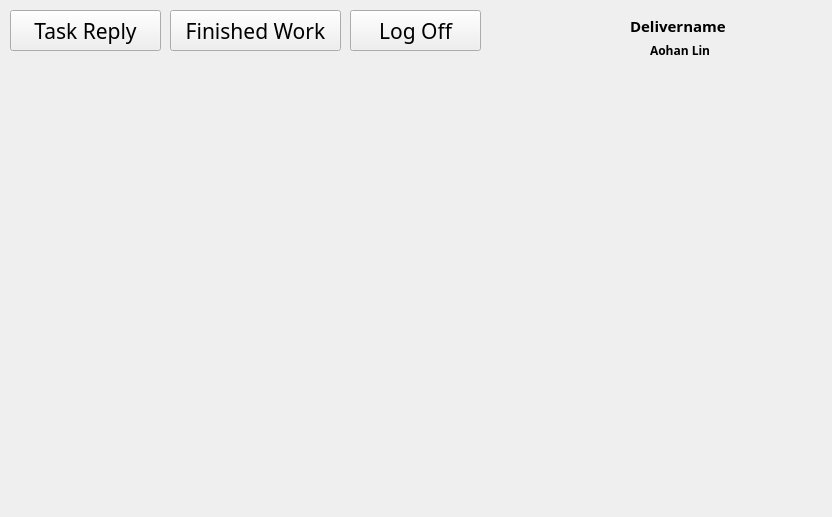
<?xml version="1.0" encoding="UTF-8"?>
<ui version="4.0">
 <class>delivermainpage</class>
 <widget class="QWidget" name="delivermainpage">
  <property name="geometry">
   <rect>
    <x>0</x>
    <y>0</y>
    <width>832</width>
    <height>517</height>
   </rect>
  </property>
  <property name="windowTitle">
   <string>Form</string>
  </property>
  <widget class="QPushButton" name="pushButton">
   <property name="geometry">
    <rect>
     <x>170</x>
     <y>10</y>
     <width>171</width>
     <height>41</height>
    </rect>
   </property>
   <property name="font">
    <font>
     <family>Arial Rounded MT Bold</family>
     <pointsize>16</pointsize>
     <weight>50</weight>
     <bold>false</bold>
    </font>
   </property>
   <property name="text">
    <string>Finished Work</string>
   </property>
  </widget>
  <widget class="QPushButton" name="pushButton_2">
   <property name="geometry">
    <rect>
     <x>10</x>
     <y>10</y>
     <width>151</width>
     <height>41</height>
    </rect>
   </property>
   <property name="font">
    <font>
     <family>Arial Rounded MT Bold</family>
     <pointsize>16</pointsize>
    </font>
   </property>
   <property name="text">
    <string>Task Reply</string>
   </property>
  </widget>
  <widget class="QLabel" name="label">
   <property name="geometry">
    <rect>
     <x>0</x>
     <y>60</y>
     <width>831</width>
     <height>481</height>
    </rect>
   </property>
   <property name="styleSheet">
    <string notr="true">image: url(:/new/prefix2/111);</string>
   </property>
   <property name="text">
    <string/>
   </property>
  </widget>
  <widget class="QLabel" name="label_2">
   <property name="geometry">
    <rect>
     <x>740</x>
     <y>0</y>
     <width>81</width>
     <height>71</height>
    </rect>
   </property>
   <property name="styleSheet">
    <string notr="true">image: url(:/new/prefix2/ww);</string>
   </property>
   <property name="text">
    <string/>
   </property>
  </widget>
  <widget class="QLabel" name="label_3">
   <property name="geometry">
    <rect>
     <x>630</x>
     <y>10</y>
     <width>111</width>
     <height>31</height>
    </rect>
   </property>
   <property name="font">
    <font>
     <family>Aharoni</family>
     <pointsize>11</pointsize>
     <weight>75</weight>
     <bold>true</bold>
    </font>
   </property>
   <property name="text">
    <string>Delivername</string>
   </property>
  </widget>
  <widget class="QLabel" name="deliname">
   <property name="geometry">
    <rect>
     <x>650</x>
     <y>40</y>
     <width>61</width>
     <height>20</height>
    </rect>
   </property>
   <property name="font">
    <font>
     <family>Aharoni</family>
     <weight>75</weight>
     <bold>true</bold>
    </font>
   </property>
   <property name="text">
    <string>Aohan Lin</string>
   </property>
  </widget>
  <widget class="QPushButton" name="pushButton_3">
   <property name="geometry">
    <rect>
     <x>350</x>
     <y>10</y>
     <width>131</width>
     <height>41</height>
    </rect>
   </property>
   <property name="font">
    <font>
     <family>Arial Rounded MT Bold</family>
     <pointsize>16</pointsize>
    </font>
   </property>
   <property name="text">
    <string>Log Off</string>
   </property>
  </widget>
 </widget>
 <resources/>
 <connections/>
</ui>
